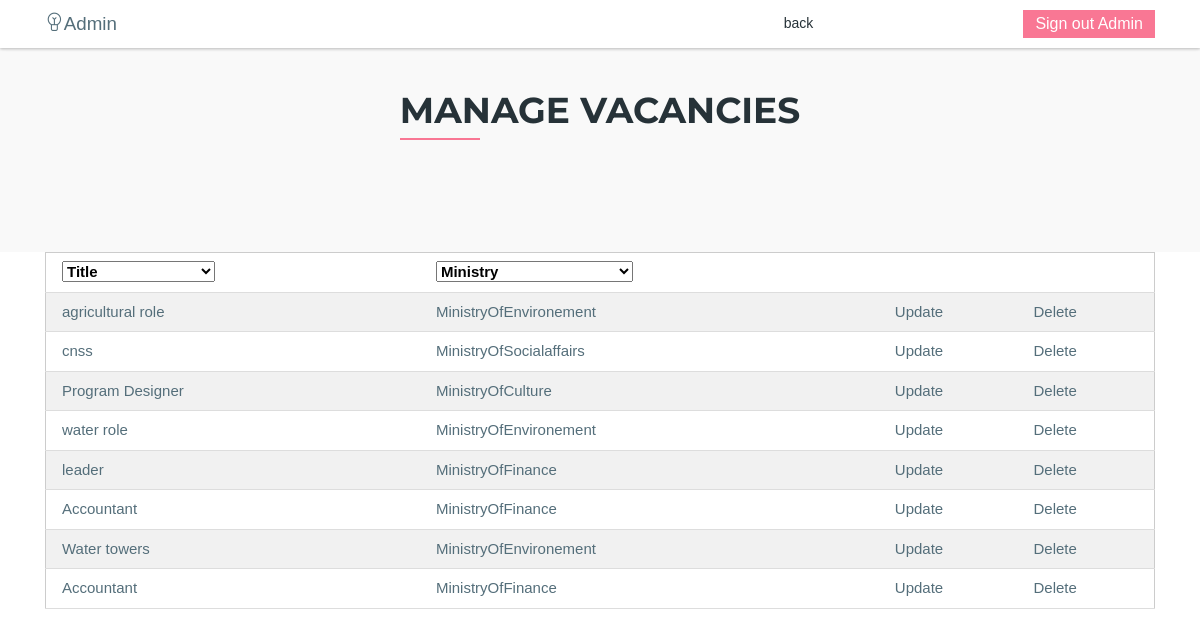
Page /PL/views/Adminvacancies.php on the committed database.
### tables this page shows
CREATE TABLE `vacancie` (
  `id` int(11) NOT NULL,
  `title` varchar(50) NOT NULL,
  `ministry` varchar(50) NOT NULL
);

### DAL/UserRepository.php (called while the page is built, shortened)
<?php
require_once '../../DTO/ProfileDTOResponse.php';
function AllVacancies(){
    $conn= OpenConn();
    $sql="Select * from vacancie;";
    $result=$conn->query($sql);
    $i=0;
    while($row= mysqli_fetch_array($result)){
        $profile=new ProfileDTOResponse();
        $profile->setTitle($row["title"]);
        $profile->setMinistry($row["ministry"]);
        $profile->setId($row["id"]);
        $profiles[$i]=$profile;
        $i++;
    }
    return $profiles;
}

### BLL/UserManager.php (called while the page is built, shortened)
<?php
require_once '../../DAL/UserRepository.php';
function GetAllVacancies()
{
    return AllVacancies();
}

### DTO/ProfileDTOResponse.php (called while the page is built)
<?php
class profileDTOresponse
{
    private $title;
    private $ministry;
    private $id;
     public function getId(){
        return $this->id;
    }
    public function getTitle(){
        return $this->title;
    }
     public function getMinistry(){
        return $this->ministry;
    }
     public function setId ($id)
    {
        $this->id = $id;
    }
      public function setTitle ($title)
    {
        $this->title = $title;
    }
    public function setMinistry ($ministry)
    {
        $this->ministry = $ministry;
    }
}
?>

### PL/views/Adminvacancies.php (the view, shortened to what this page needs)
<!DOCTYPE html>
<html lang="en">
  <head>
    <link rel="stylesheet" href="css/bootstrap.min.css">
    <link rel="stylesheet" href="css/line-icons.css">
    <link rel="stylesheet" href="css/owl.carousel.css">
    <link rel="stylesheet" href="css/owl.theme.css">
    <link rel="stylesheet" href="css/nivo-lightbox.css">
    <link rel="stylesheet" href="css/magnific-popup.css">
    <link rel="stylesheet" href="css/animate.css">
    <link rel="stylesheet" href="css/color-switcher.css">
    <link rel="stylesheet" href="css/menu_sideslide.css">
    <link rel="stylesheet" href="css/main.css">
    <link rel="stylesheet" href="css/responsive.css">
    <link rel="stylesheet" href="css/w3.css">
  </head>
  <body>
    <header id="slider-area">
           <nav class="navbar navbar-expand-md fixed-top scrolling-navbar bg-white">
        <div class="container">
          <a class="navbar-brand" href="admin.php"><span class="lni-bulb"></span>Admin</a>
          <div class="collapse navbar-collapse" id="navbarCollapse">
            <ul class="navbar-nav mr-auto w-100 justify-content-end">
              <li class="nav-item">
                <a class="nav-link page-scroll" href="admin.php">back</a>
              </li>
            </ul>
          </div>
          <a class="btn-common2 btn-effect wow fadeInUp" data-wow-delay="0.5s" href="index.php">Sign out Admin</a>
        </div>
      </nav>
    </header>
   <section class="call-action section">
    <div class="container">
        <div class="section-header" >
          <h2 class="section-title">Manage Vacancies</h2>
        </div>
      </div>
   </section>
       <div class="container">
           <table id="mytable" class="w3-table-all">
               <?php
                require_once '../../BLL/UserManager.php';
                $profiles= GetAllVacancies();
            if($profiles==null)
            {
                echo "No result found";
            }
            else
            {
                echo
                    "<tr>"
                        ."<th>"."Title"."</th>"
                        ."<th>"."Ministry"."</th>"
                        ."<th>".""."</th>"
                        ."<th>".""."</th>"
                    ."</tr>";
                 for($i=0;$i<count($profiles);$i++)
                 {
                    echo
                        "<tr>"
                            ."<td>".$profiles[$i]->getTitle()."</td>"
                            ."<td>".$profiles[$i]->getMinistry()."</td>"
                            ."<td><a href='UpdateVacancie.php?id=".$profiles[$i]->getId()."'>Update</a></td>"
                            ."<td><a href='DeleteVacancie.php?id=".$profiles[$i]->getId()."'>Delete</a></td>"
                        ."</tr>";
                }
             }
            ?>
           </table>
       </div>
  </body>
</html>

### PL/views/css/main.css (style rules this page uses)
body { font-family: 'Open Sans', sans-serif; color: #546E7A; font-size: 14px; font-weight: 400; background: #fff; overflow-x: hidden; }
html { overflow-x: hidden; }
a { color: #F97794; -webkit-transition: all 0.3s ease-in-out; -moz-transition: all 0.3s ease-in-out; -o-transition: all 0.3s ease-in-out; transition: all 0.3s ease-in-out; }
h1, h2, h3, h4, h5 { font-family: 'Montserrat', sans-serif; font-size: 40px; font-weight: 700; color: #263238; }
ul { margin: 0; padding: 0; }
ul li { list-style: none; }
.section { padding: 80px 0; }
.section-header { color: #fff; margin-bottom: 40px; text-align: center; position: relative; }
.section-header .section-title { font-size: 36px; margin-bottom: 20px; text-transform: uppercase; font-family: 'Montserrat', sans-serif; font-weight: 700; color: #263238; position: relative; }
.section-header .section-title:before { content: ''; position: absolute; bottom: -8px; width: 80px; height: 2px; background: #F97794; -webkit-transition: 0.3s; -moz-transition: 0.3s; transition: 0.3s; }
.btn-common2 { font-size: 16px; color: #fff; background-color: #F97794; position: relative; z-index: 1; padding: 2px 12px; margin-left: 210px; }
.btn-effect { overflow: hidden; }
.btn-effect:after { content: ''; position: absolute; width: 0; height: 100%; z-index: 1; left: 0; top: 0; background: rgba(0, 0, 0, 0.1); -webkit-transition: all 0.3s ease; -moz-transition: all 0.3s ease; transition: all 0.3s ease; }
.bg-white { background-color: #fff !important; box-shadow: 0 1px 3px 0 rgba(0, 0, 0, 0.16), 0 1px 3px 0 rgba(0, 0, 0, 0.12); z-index: 999; padding: 5px; }
.bg-white .navbar-nav .nav-link { color: #263238 !important; }
.navbar-expand-md .navbar-nav .nav-link { color: #fff; font-size: 14px; padding: 5px 0px; margin-left: 30px; position: relative; }
.navbar-expand-md .navbar-nav .nav-link:before { content: ''; position: absolute; bottom: 0; left: 0; width: 0; height: 2px; background: #F97794; -webkit-transition: 0.3s; -moz-transition: 0.3s; transition: 0.3s; }
.call-action { background: #f9f9f9; }
#slider-area { margin-top: -1px; }

### PL/views/css/w3.css (style rules this page uses)
html { box-sizing:border-box }
*,*:before,*:after { box-sizing:inherit }
html { -ms-text-size-adjust:100%;-webkit-text-size-adjust:100% }
body { margin:0 }
article,aside,details,figcaption,figure,footer,header,main,menu,nav,section { display:block }
a { background-color:transparent }
html,body { font-family:Verdana,sans-serif;font-size:15px;line-height:1.5 }
html { overflow-x:hidden }
h2 { font-size:30px }
h1,h2,h3,h4,h5,h6 { font-family:"Segoe UI",Arial,sans-serif;font-weight:400;margin:10px 0 }
a { color:inherit }
.w3-table,.w3-table-all { border-collapse:collapse;border-spacing:0;width:100%;display:table }
.w3-table-all { border:1px solid #ccc }
.w3-bordered tr,.w3-table-all tr { border-bottom:1px solid #ddd }
.w3-table-all tr:nth-child(odd) { background-color:#fff }
.w3-table-all tr:nth-child(even) { background-color:#f1f1f1 }
.w3-table td,.w3-table th,.w3-table-all td,.w3-table-all th { padding:8px 8px;display:table-cell;text-align:left;vertical-align:top }
.w3-table th:first-child,.w3-table td:first-child,.w3-table-all th:first-child,.w3-table-all td:first-child { padding-left:16px }

### rows in the picture
vacancie: title "agricultural role", ministry "MinistryOfEnvironement"
vacancie: title "cnss", ministry "MinistryOfSocialaffairs"
vacancie: title "Program Designer", ministry "MinistryOfCulture"
vacancie: title "water role", ministry "MinistryOfEnvironement"
vacancie: title "leader", ministry "MinistryOfFinance"
vacancie: title "Accountant", ministry "MinistryOfFinance"
vacancie: title "Water towers", ministry "MinistryOfEnvironement"
vacancie: title "Accountant", ministry "MinistryOfFinance"
